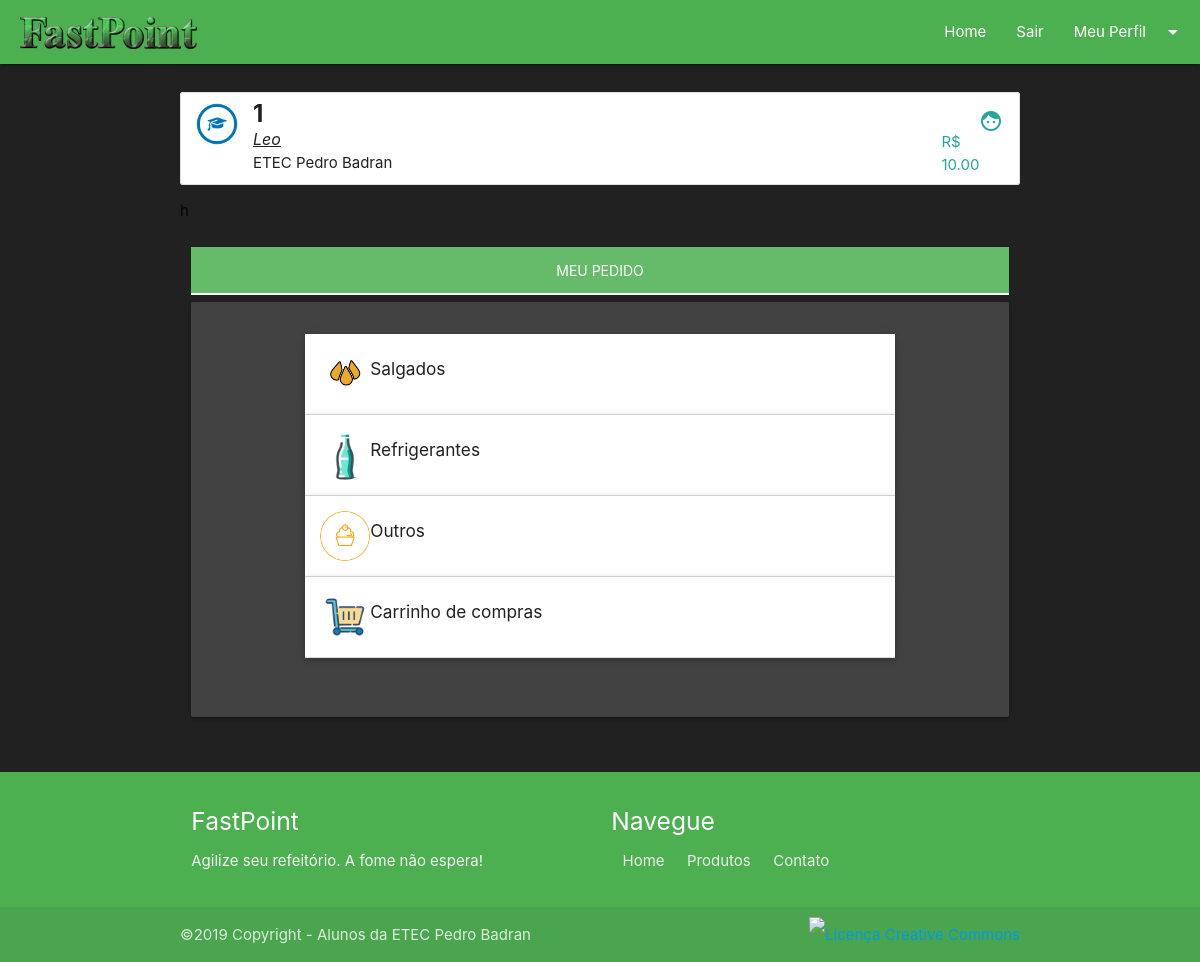
The page /index.php?link=6 (signed in) on the database its author committed.
### tables this page shows
create table cliente (
	rm		smallint	primary key auto_increment				not null,
	nome	varchar(80)											not null,
	email	varchar(60)											not null,
	senha	varchar(20)											not null,
	cred	decimal(10,2)										default 0.00,
	codEtec	smallint											default null,
		constraint fk_cliente_empresa foreign key (codEtec) references empresa(codEtec)
);

create table empresa (
	 
	codEtec	smallint primary key	auto_increment				not null,
	nome	varchar(80)											not null,
	senha	varchar(50)											not null
);

### controller/cliente.controller.php (called while the page is built, shortened)
<?php
require_once ('model/cliente.model.php');
require_once ('service/cliente.service.php');
require_once ('conexao/conexao.php');
if ($action == 'read') {
    $cliente = new Cliente();
    $cliente->__set('rm', $_SESSION['rmCli']);
    $conexao = new Conexao;
    $clienteService = new ClienteService($conexao, $cliente);
    $cli = $clienteService->read('ler');
    $cliente = $cli[0];
}
?>

### conexao/conexao.php (called while the page is built, shortened)
<?php
class Conexao {
    private $user = 'root';
    private $pass = '';
    function connect() {
        try {
            $db = new PDO('mysql:host=localhost;dbname=FastPoint', $this->user, $this->pass, array(
                PDO::MYSQL_ATTR_INIT_COMMAND => "SET NAMES utf8"
            ));
            $db->setAttribute(PDO::ATTR_ERRMODE, PDO::ERRMODE_EXCEPTION);
            return $db;
        }
        catch(PDOException $e) {
            echo 'ERRO NA CONEXÃO COM BANCO DE DADOS: ' . $e->getMessage() . '<br>';
        }
    }
}
?>

### service/cliente.service.php (called while the page is built, shortened)
<?php
class ClienteService {
	private $conexao;
	private $cliente;
	function __construct(Conexao $conexao, Cliente $cliente){
		$this->conexao = $conexao->connect();
		$this->cliente = $cliente;
	}
	function read($action){
		try{
			if ($action == 'ler') {
				$sql = 'SELECT c.rm, c.nome, c.email, c.senha, c.cred, c.codEtec, e.nome AS etec FROM cliente c INNER JOIN empresa e ON c.rm = :rm';
				$stmt = $this->conexao->prepare($sql);
				$stmt->bindValue(':rm', $this->cliente->__get('rm'));
				$stmt->execute();
			}
			$result = $stmt->fetchAll(PDO::FETCH_OBJ);
			return $result;
		} catch(PDOException $e) {
			$result = $e->getMessage();
			return $result;
		}
	}
}
?>

### model/cliente.model.php (called while the page is built, shortened)
<?php
class Cliente {
	function __get($atributo){
		return $this->$atributo;
	}
}
?>

### controller.php (called while the page is built)
<?php
require('controller/'.$obj.'.controller.php');
?>

### controller/pedido.controller.php (called while the page is built, shortened)
<?php
	require_once('conexao/conexao.php');
	if($action=='pedCli'){
		$conexao = new Conexao;
		$pedido = new Pedido;
		$pedido->__set('rmCli', $_SESSION['rmCli']);
		$pedidoService = new PedidoService($conexao, $pedido);
		$pedidos = $pedidoService->read('pedCli');
		$pedidos[0]==true ? $pedidoEx = true : $pedidoEx = false;
	}
?>

### telaCliente.php (the view, shortened to what this page needs)
<div class='row'>
    <ul class="collection">
        <?php
            $obj = 'cliente';
            require_once 'controller.php';
			$obj = 'produto';
			require 'controller.php';
        ?>
        <li class="collection-item avatar">
            <img src="img/vb.png" alt="" class="circle">
            <span class="title"><b style="font-size: 3vh"><?=$cliente->rm?></b></span>
            <p>
                <u><i style="font-size: 2vh"><?=$cliente->nome?></i></u><br>
                ETEC <?=$cliente->etec?>
            </p>
            <a href="#!" class="secondary-content">
				<i class="material-icons right">face</i><br>
				R$ <span id="credCliente"><?=$cliente->cred?></span>
			</a>
        </li>
    </ul>
	h
    <div class="col s12" style="margin-top: 3vh">
        <ul class="tabs tabs-transparent green lighten-1">
            <?php
                $action = 'pedCli';
                $obj = 'pedido';
                require 'controller.php';console_log($pedidoEx);
                if($pedidoEx){
					echo '<li class="tab col s12"><a class="white-text" id="tabProdCliMeuPed" href="#estoque">Meu Pedido</a></li>';
                } else {
					echo '<li class="tab col s12"><a class="white-text" id="tabProdCliFazPed" href="#pedidos">Fazer Pedido</a></li>';
				}
            ?>
        </ul>
    </div>
    <div id="pedidos" class="col s12">
        <div class="card-panel grey darken-3">
            <div class='row'>
                <ul class="collapsible popout col s10 offset-s1">
                    <li>
                        <div class="collapsible-header">
							<img src="img/sal.png" width="50" height="50" class="circle"></i>
                            <h6>Salgados</h6>
						</div>
                    </li>
                    <li>
                        <div class="collapsible-header"><img src="img/ref.png" width="50" height="50" class="circle"></i>
                            <h6>Refrigerantes</h6></div>
                    </li>
                    <li>
                        <div class="collapsible-header">
							<img src="img/ot.png" width="50" height="50" class="circle"></i><h6>Outros</h6>
						</div>
                    </li>
                    <li>
                        <div class="collapsible-header"><img src="img/car.png" width="50" height="50" class="circle"></i>
                            <h6>Carrinho de compras</h6></div>
                    </li>
                </ul>
            </div>
        </div>
    </div>
</div>

### css/index.css (style rules this page uses)
.tabs .tab a { color:#4CAF50; }
.tabs .tab a.active { color:#4CAF50; }

### rows shown on the page
cliente: rm "1", nome "Leo", codEtec.nome "Pedro Badran", cred "10.00"
